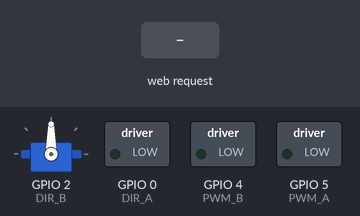
Simulated run of this sketch. Board: ESP8266 (NodeMCU). Shown: servo, switched loads named in the sketch (green lamp = pin HIGH). The inputs (shaded band) are chosen by the test bench. Pins used as bus, display or sensor lines are not drawn; what the sketch prints to the serial monitor is not drawn.

Above: at 5.2 s.
5.3 s: HTTP request GET / received
At 5.8 s:
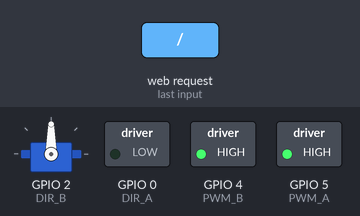
6.8 s: HTTP request GET /?State=F received
At 7.5 s:
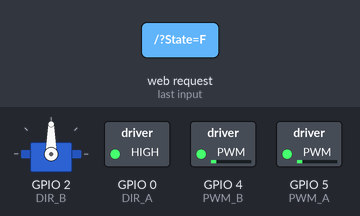
8.3 s: HTTP request GET /?State=B received
At 8.6 s:
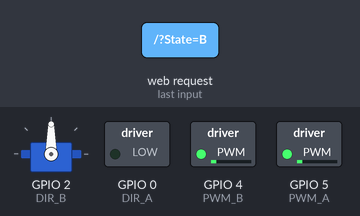
9.8 s: HTTP request GET /?State=L received
At 10.9 s:
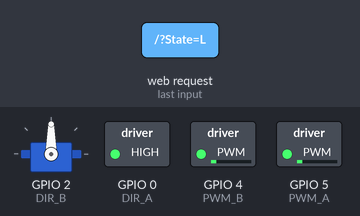
11.3 s: HTTP request GET /?param1=1 received
At 12.5 s:
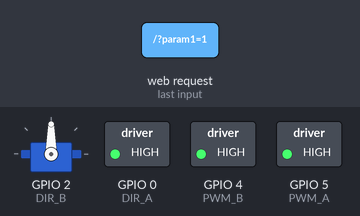
12.8 s: HTTP request GET /?param1=L received
At 13.3 s:
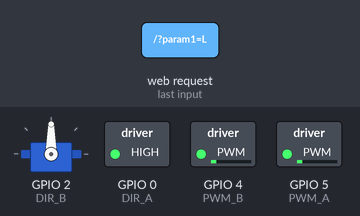
Timing chart, 0 to 15.3 s (numbered marks = the images above; inputs shaded):
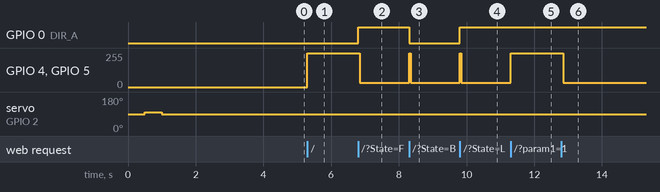

The sketch:

wifi_car_blue_V3_Omri_newStage_directions.ino
```cpp
/******************* WiFi Robot Remote Control Mode ********************/
#include <ESP8266WiFi.h>
#include <ESP8266WebServer.h>
// #include <ArduinoOTA.h>
#include <Servo.h>

Servo myservo;  // create servo object to control a servo


const char *ssid = "WIFI_CAR_24";
const char *password = "2456456456";

bool high_speed_mode = false;
bool repeat_command = false;
// connections for drive Motors
int PWM_A = 5;
int PWM_B = 4;
int DIR_A = 0;
int DIR_B = 2;

String command;       // String to store app command state.
String prev_command;  // String to store app command state.

int wheelsD=0.1; //we dont yet know the exact length
float SPEED = 130;  // 330 - 1023.
int speed_Coeff = 3;
int xMove=0;
int yMove=0;
int xPosition=0;
int yPosition=0;
int max_linear_speed=1000;
int max_angular_speed=500;

ESP8266WebServer server(80);  // Create a webserver object that listens for HTTP request on port 80

unsigned long previousMillis = 0;

String sta_ssid = "";      // set Wifi networks you want to connect to
String sta_password = "";  // set password for Wifi networks
IPAddress ip(192, 168, 4, 1);
IPAddress netmask(255, 255, 255, 0);

void setup() {
  Serial.begin(115200);  // set up Serial library at 115200 bps
  Serial.println();
  Serial.println("*WiFi Robot Remote Control Mode*");
  Serial.println("--------------------------------------");

  myservo.attach(2, 600, 2000);  // attaches the servo on GIO2 to the servo object

  pinMode(PWM_A, OUTPUT);
  pinMode(PWM_B, OUTPUT);
  pinMode(DIR_A, OUTPUT);
  pinMode(DIR_B, OUTPUT);
  pinMode(LED_BUILTIN, OUTPUT);

  digitalWrite(DIR_A, LOW);
  digitalWrite(DIR_B, LOW);
  analogWrite(PWM_A, 0);
  analogWrite(PWM_B, 0);


  myservo.write(90);
  delay(500);
  myservo.write(100);
  delay(500);
  myservo.write(90);

  WiFi.mode(WIFI_AP);

  WiFi.softAPConfig(ip, ip, netmask);

  WiFi.softAP(ssid, password);

  IPAddress myIP = WiFi.softAPIP();

  Serial.println("*WiFi-AP-Mode*");
  Serial.print("AP IP address: ");
  Serial.println(myIP);
  delay(3000);


  server.on("/", HTTP_handleRoot);     // call the 'handleRoot' function when a client requests URI "/"
  server.onNotFound(HTTP_handleRoot);  // when a client requests an unknown URI (i.e. something other than "/"), call function "handleNotFound"
  server.begin();                      // actually start the server

  // ArduinoOTA.begin();                       // enable to receive update/uploade firmware via Wifi OTA
}


void loop() {
  // ArduinoOTA.handle();          // listen for update OTA request from clients

  server.handleClient();  // listen for HTTP requests from clients
  if(server.arg("State")!="") // check HTPP request, if has arguments "State" then saved the value
    command = server.arg("State");
  else {

    command=server.arg("param1")+server.arg("param2")+""; //needs cahnges

    //String param1Value = server.arg("param1");
    //String param2Value = server.arg("param2");

    //command=param1Value+param2Value;

    // Serial.println(param1Value);
    // Serial.println(param2Value);
  }
  if (prev_command == command) {
    repeat_command = true;
  } else {
    repeat_command = false;
  }
  prev_command = command;
  if (command == "F") Forward();  // check string then call a function or set a value
  else if (command == "B") Backward();
  else if (command == "R") TurnRight();
  else if (command == "L") TurnLeft();
  else if (command == "G") ForwardLeft();
  else if (command == "H") BackwardLeft();
  else if (command == "I") ForwardRight();
  else if (command == "J") BackwardRight();
  else if (command == "S") Stop();
  else if (command == "V") BeepHorn();
  else if (command == "W") TurnLightOn();
  else if (command == "w") TurnLightOff();
  else if (command == "0") SPEED = command.toInt() * 100;
  else if (command == "1") SPEED = command.toInt() * 100 + 30;
  else if (command == "2") SPEED = command.toInt() * 100;
  else if (command == "3") SPEED = command.toInt() * 100;
  else if (command == "4") SPEED = command.toInt() * 100;
  else if (command == "5") SPEED = command.toInt() * 100;
  else if (command == "6") SPEED = command.toInt() * 100;
  else if (command == "7") SPEED = command.toInt() * 100;
  else if (command == "8") SPEED = command.toInt() * 100;
  else if (command == "9") SPEED = command.toInt() * 100;
  else if (command == "10") SPEED = command.toInt() * 100;
  else if (command == "q") myservo.write(170);
}

// function prototypes for HTTP handlers
void HTTP_handleRoot(void) {
  //Serial.println("root");
  if (server.hasArg("State")) {
    server.send(200, "text/html", "");  // Send HTTP status 200 (Ok) and send some text to the browser/client
    Serial.println(server.arg("State"));
  }
  else
    joyStickMove();


}

void handleNotFound() {
  server.send(404, "text/plain", "404: Not found");
}

void StartMotor() {
  analogWrite(PWM_A, 1023);
  analogWrite(PWM_B, 1023);
  delay(50);
}

// function to move forward
void Forward() {
  digitalWrite(DIR_A, HIGH);
  digitalWrite(DIR_B, LOW);
  if (!high_speed_mode && !repeat_command) { StartMotor(); }
  analogWrite(PWM_A, SPEED);
  analogWrite(PWM_B, SPEED);

  Serial.println("Forward");
}

// function to move backward
void Backward() {
  digitalWrite(DIR_A, LOW);
  digitalWrite(DIR_B, HIGH);
  if (!high_speed_mode && !repeat_command) { StartMotor(); }
  analogWrite(PWM_A, SPEED);
  analogWrite(PWM_B, SPEED);

  Serial.println("Backward");
}

// function to turn right
void TurnRight() {
  digitalWrite(DIR_A, LOW);
  digitalWrite(DIR_B, LOW);
  if (!high_speed_mode && !repeat_command) { StartMotor(); }
  analogWrite(PWM_A, SPEED);
  analogWrite(PWM_B, SPEED);

  Serial.println("Right");
}

// function to turn left
void TurnLeft() {
  digitalWrite(DIR_A, HIGH);
  digitalWrite(DIR_B, HIGH);
  if (!high_speed_mode && !repeat_command) { StartMotor(); }

  analogWrite(PWM_A, SPEED);
  analogWrite(PWM_B, SPEED);
}

// function to move forward left
void ForwardLeft() {
  digitalWrite(DIR_A, HIGH);
  digitalWrite(DIR_B, LOW);
  if (!high_speed_mode && !repeat_command) { StartMotor(); }

  analogWrite(PWM_A, SPEED);
  analogWrite(PWM_B, SPEED / speed_Coeff);
}

// function to move backward left
void BackwardLeft() {
  digitalWrite(DIR_A, LOW);
  digitalWrite(DIR_B, HIGH);
  if (!high_speed_mode && !repeat_command) { StartMotor(); }

  analogWrite(PWM_A, SPEED);
  analogWrite(PWM_B, SPEED / speed_Coeff);
}

// function to move forward right
void ForwardRight() {
  digitalWrite(DIR_A, HIGH);
  digitalWrite(DIR_B, LOW);
  if (!high_speed_mode && !repeat_command) { StartMotor(); }


  analogWrite(PWM_A, SPEED / speed_Coeff);
  analogWrite(PWM_B, SPEED);
}

// function to move backward left
void BackwardRight() {
  digitalWrite(DIR_A, LOW);
  digitalWrite(DIR_B, HIGH);
  if (!high_speed_mode && !repeat_command) { StartMotor(); }

  analogWrite(PWM_A, SPEED / speed_Coeff);
  analogWrite(PWM_B, SPEED);
}

// function to stop motors
void Stop() {
  digitalWrite(DIR_A, LOW);
  digitalWrite(DIR_B, LOW);
  analogWrite(PWM_A, 0);
  analogWrite(PWM_B, 0);

  Serial.println("Stop");
}

// function to beep a buzzer
void BeepHorn() {
  Serial.println("horn");

}

// function to turn on LED
void TurnLightOn() {
  Serial.println("HS_on");

  digitalWrite(LED_BUILTIN, LOW);
}

// function to turn off LED
void TurnLightOff() {
  Serial.println("HS_off");
  digitalWrite(LED_BUILTIN, HIGH);
}
void joyStickMove(){

  // SPEED=((sqrt(pow(xMove,2)+pow(yMove,2)))/100)*1000;


  xPosition=server.arg("param1").toInt();
  yPosition=server.arg("param2").toInt();

  xMove=xPosition-450;
  yMove=450-yPosition;

  calculate_motor_speeds(xMove,yMove);

  Serial.print("X_move,");
  Serial.print(xMove);
  Serial.print(",Y_Move,");
  Serial.print(yMove);


  // if(xMove==-100)
  //   motor_dir(false,true);
  // else if(xMove==100)
  //   motor_dir(true,false);
  // else if(xMove>0&&yMove>0) //right forawrd v
  //   motor_dir(true,true);
  // else if(xMove>0&&yMove<0) //right backwards
  //   motor_dir(false,false);
  // else if(xMove<0&&yMove>0) //left forward
  //   motor_dir(true,true);
  // else if(xMove<0&&yMove<0) //left backwards
  //   motor_dir(false,false);


  //   if (xPosition < 400 && yPosition > 500) {  // Forward
  //   Forward();
  // } else if (xPosition < 400 && yPosition < 400) {  // Backward
  //   Backward();
  // } else if (xPosition < 400 && yPosition >= 400 && yPosition <= 500) {  // Left
  //   TurnLeft();
  // } else if (xPosition > 500 && yPosition >= 400 && yPosition <= 500) {  // Right
  //   TurnRight();
  // } else if (xPosition < 400 && yPosition > 400 && yPosition < 500) {  // Forward-Left
  //   ForwardLeft();
  // } else if (xPosition < 400 && yPosition < 600 && yPosition > 500) {  // Forward-Right
  //   ForwardRight();
  // } else if (xPosition < 400 && yPosition < 400 && yPosition > 300) {  // Backward-Left
  //   BackwardLeft();
  // } else if (xPosition < 400 && yPosition > 300 && yPosition < 400) {  // Backward-Right
  //   BackwardRight();
  // } else {
  //   Stop();  // Stop if no valid movement detected
  // }

    // Serial.println(xMove,4);
    // Serial.println(yMove,4);


}
void motor_dir(bool bIsForward,bool aIsForward) //b is the left motor, a is right motor
{
  Serial.print(",Left_Motor_Dir,");
  Serial.print(bIsForward);

  Serial.print(",Right_Motor_Dir,");
  Serial.println(aIsForward);

  if(bIsForward)
    digitalWrite(DIR_B, LOW);
  else
    digitalWrite(DIR_B, HIGH);
  if(aIsForward)
    digitalWrite(DIR_A, HIGH);
  else
    digitalWrite(DIR_A, LOW);
}
void calculate_motor_speeds(int xMove, int yMove){

  int v=(yMove/100)*max_linear_speed;
  int omega = (xMove/100) * max_angular_speed;

  Serial.println("v");
  Serial.println(v);
  Serial.println("omega");
  Serial.println(omega);

  analogWrite(PWM_A, v-omega); //right
  analogWrite(PWM_B, v+omega); //left

  Serial.println("Right Speed");
  Serial.println(v-omega);
  Serial.println("Left Speed");
  Serial.println(v+omega);

}
```

Measured:
- after the input at 5.3 s, GPIO 4 (PWM_B), GPIO 5 (PWM_A): 0/255 → 255/255 at once
- after the input at 6.8 s, GPIO 0 (DIR_A): LOW → HIGH at once; GPIO 4 (PWM_B), GPIO 5 (PWM_A): 255/255 → 32/255 after 0.05 s
- after the input at 8.3 s, GPIO 0 (DIR_A): HIGH → LOW at once; GPIO 4 (PWM_B), GPIO 5 (PWM_A): 32/255 → 255/255 at once, → 32/255 0.05 s later
- after the input at 9.8 s, GPIO 0 (DIR_A): LOW → HIGH at once; GPIO 4 (PWM_B), GPIO 5 (PWM_A): 32/255 → 255/255 at once, → 32/255 0.05 s later
- after the input at 11.3 s, GPIO 4 (PWM_B), GPIO 5 (PWM_A): 32/255 → 255/255 at once
- after the input at 12.8 s, GPIO 4 (PWM_B), GPIO 5 (PWM_A): 255/255 → 32/255 after 0.05 s
